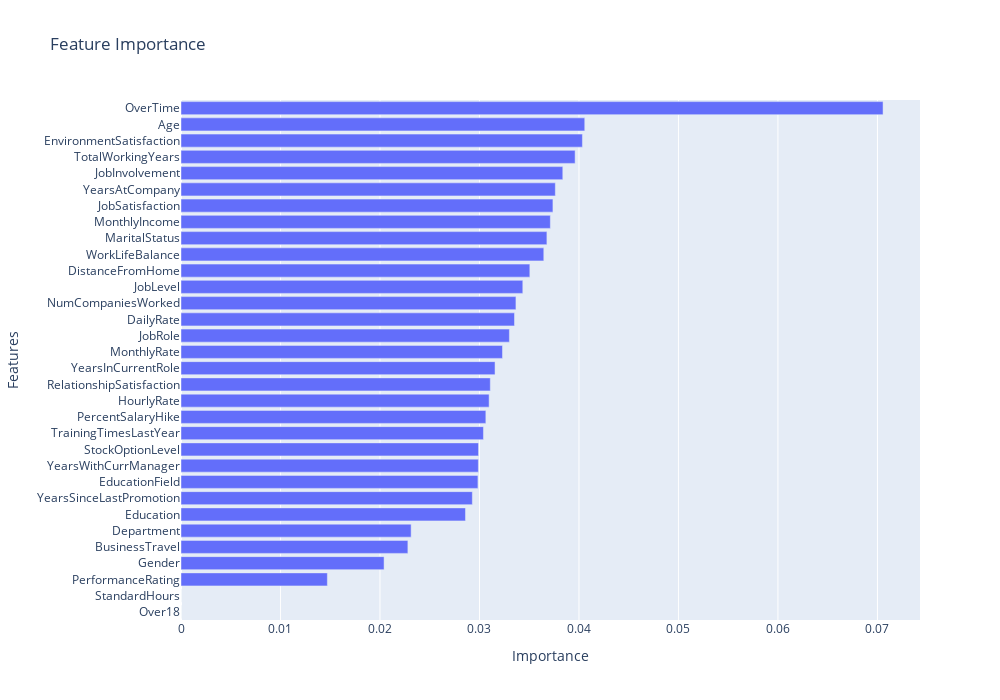

Notebook code for this chart:
### Markdown cell above
Sebelum menentukan fitur-fitur terpenting dari dataset ini menggunakan `ExtraTreesClassifier`, perlu dilakukan *label encoding* terlebih dahulu pada data dengan tipe *object* atau tipe data nominal pada dataset ini.

### Code cell
extra_tree = ExtraTreesClassifier(random_state=75)

extra_tree.fit(X,y)

feature_importance = extra_tree.feature_importances_

# Membuat DataFrame dari feature importances
feature_importances_df = pd.DataFrame({
    'Feature': X.columns,
    'Importance': extra_tree.feature_importances_
})

# Mengurutkan DataFrame berdasarkan Importance dari yang tertinggi ke terendah
feature_importances_df = feature_importances_df.sort_values(by='Importance', ascending=False)

# Membuat bar chart menggunakan Plotly Express
fig = px.bar(feature_importances_df, x='Importance', y='Feature', title='Feature Importance',
             labels={'Feature':'Features', 'Importance':'Importance'},
             orientation='h')  # 'h' untuk horizontal bar chart

# Mengatur ukuran plot
fig.update_layout(
    width=1000,  # Lebar plot dalam pixel
    height=700   # Tinggi plot dalam pixel
)

# Membalik urutan y-axis agar yang terpenting ada di atas
fig.update_layout(yaxis={'categoryorder':'total ascending'})

# Menampilkan plot
fig.show()

### Figure 1 — Plotly figure (JSON) as saved in the notebook; plotly's stock layout.template omitted (floating-point values rounded to 4 significant figures)
{"data": [{"alignmentgroup": "True", "hovertemplate": "Importance=%{x}<br>Features=%{y}<extra></extra>", "legendgroup": "", "marker": {"color": "#636efa", "pattern": {"shape": ""}}, "name": "", "offsetgroup": "", "orientation": "h", "showlegend": false, "textposition": "auto", "type": "bar", "x": [0.07056, 0.04058, 0.04035, 0.03961, 0.03837, 0.03762, 0.03738, 0.03712, 0.03678, 0.03646, 0.03506, 0.03435, 0.03367, 0.03352, 0.03301, 0.03231, 0.03156, 0.03109, 0.03097, 0.03064, 0.0304, 0.0299, 0.02989, 0.02985, 0.02928, 0.02859, 0.02313, 0.0228, 0.02041, 0.01471, 0, 0], "xaxis": "x", "y": ["OverTime", "Age", "EnvironmentSatisfaction", "TotalWorkingYears", "JobInvolvement", "YearsAtCompany", "JobSatisfaction", "MonthlyIncome", "MaritalStatus", "WorkLifeBalance", "DistanceFromHome", "JobLevel", "NumCompaniesWorked", "DailyRate", "JobRole", "MonthlyRate", "YearsInCurrentRole", "RelationshipSatisfaction", "HourlyRate", "PercentSalaryHike", "TrainingTimesLastYear", "StockOptionLevel", "YearsWithCurrManager", "EducationField", "YearsSinceLastPromotion", "Education", "Department", "BusinessTravel", "Gender", "PerformanceRating", "Over18", "StandardHours"], "yaxis": "y"}], "layout": {"barmode": "relative", "height": 700, "legend": {"tracegroupgap": 0}, "title": {"text": "Feature Importance"}, "width": 1000, "xaxis": {"anchor": "y", "domain": [0, 1], "title": {"text": "Importance"}}, "yaxis": {"anchor": "x", "categoryorder": "total ascending", "domain": [0, 1], "title": {"text": "Features"}}}}
